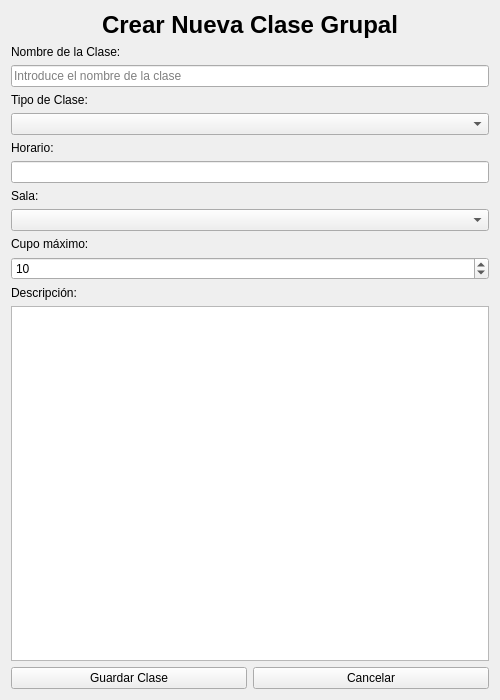
<?xml version="1.0" encoding="UTF-8"?>
<ui version="4.0">
 <class>CrearClaseGrupal</class>
 <widget class="QWidget" name="CrearClaseGrupal">
  <property name="geometry">
   <rect>
    <x>0</x>
    <y>0</y>
    <width>500</width>
    <height>700</height>
   </rect>
  </property>
  <property name="windowTitle">
   <string>Crear Clase Grupal</string>
  </property>
  <layout class="QVBoxLayout" name="verticalLayout">
   <item>
    <widget class="QLabel" name="labelTitulo">
     <property name="styleSheet">
      <string notr="true">font-size:18pt; font-weight:bold;</string>
     </property>
     <property name="text">
      <string>Crear Nueva Clase Grupal</string>
     </property>
     <property name="alignment">
      <set>Qt::AlignCenter</set>
     </property>
    </widget>
   </item>
   <item>
    <widget class="QLabel" name="labelNombreClase">
     <property name="text">
      <string>Nombre de la Clase:</string>
     </property>
    </widget>
   </item>
   <item>
    <widget class="QLineEdit" name="lineEditNombreClase">
     <property name="placeholderText">
      <string>Introduce el nombre de la clase</string>
     </property>
    </widget>
   </item>
   <item>
    <widget class="QLabel" name="labelTipoClase">
     <property name="text">
      <string>Tipo de Clase:</string>
     </property>
    </widget>
   </item>
   <item>
    <widget class="QComboBox" name="comboBoxTipoClase">
     <property name="placeholderText">
      <string>Selecciona tipo de clase</string>
     </property>
     <item>
      <property name="text">
       <string>Zumba</string>
      </property>
     </item>
     <item>
      <property name="text">
       <string>Boxeo</string>
      </property>
     </item>
     <item>
      <property name="text">
       <string>Pilates</string>
      </property>
     </item>
     <item>
      <property name="text">
       <string>Crossfit</string>
      </property>
     </item>
     <item>
      <property name="text">
       <string>Yoga</string>
      </property>
     </item>
    </widget>
   </item>
   <item>
    <widget class="QLabel" name="labelHorario">
     <property name="text">
      <string>Horario:</string>
     </property>
    </widget>
   </item>
   <item>
    <widget class="QLineEdit" name="lineEdit"/>
   </item>
   <item>
    <widget class="QLabel" name="labelSala">
     <property name="text">
      <string>Sala:</string>
     </property>
    </widget>
   </item>
   <item>
    <widget class="QComboBox" name="comboBoxSala">
     <property name="placeholderText">
      <string>Selecciona una sala</string>
     </property>
     <item>
      <property name="text">
       <string>Sala 1</string>
      </property>
     </item>
     <item>
      <property name="text">
       <string>Sala 2</string>
      </property>
     </item>
     <item>
      <property name="text">
       <string>Sala 3</string>
      </property>
     </item>
     <item>
      <property name="text">
       <string>Sala 4</string>
      </property>
     </item>
     <item>
      <property name="text">
       <string>Sala 5</string>
      </property>
     </item>
    </widget>
   </item>
   <item>
    <widget class="QLabel" name="labelCupoMaximo">
     <property name="text">
      <string>Cupo máximo:</string>
     </property>
    </widget>
   </item>
   <item>
    <widget class="QSpinBox" name="spinBoxCupoMaximo">
     <property name="minimum">
      <number>1</number>
     </property>
     <property name="maximum">
      <number>100</number>
     </property>
     <property name="value">
      <number>10</number>
     </property>
    </widget>
   </item>
   <item>
    <widget class="QLabel" name="labelSociosApuntados">
     <property name="text">
      <string>Descripción:</string>
     </property>
    </widget>
   </item>
   <item>
    <widget class="QTextEdit" name="textEdit"/>
   </item>
   <item>
    <layout class="QHBoxLayout" name="horizontalLayoutBotones">
     <item>
      <widget class="QPushButton" name="btnGuardar">
       <property name="text">
        <string>Guardar Clase</string>
       </property>
      </widget>
     </item>
     <item>
      <widget class="QPushButton" name="btnCancelar">
       <property name="text">
        <string>Cancelar</string>
       </property>
      </widget>
     </item>
    </layout>
   </item>
  </layout>
 </widget>
 <resources/>
 <connections/>
</ui>
